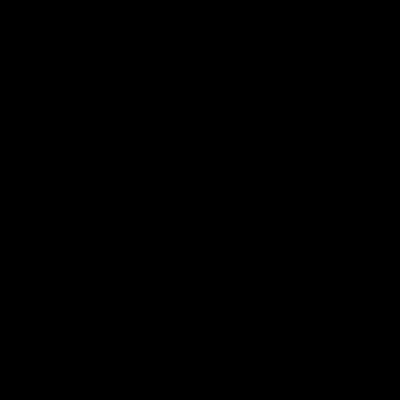
Frame 1 (no input)
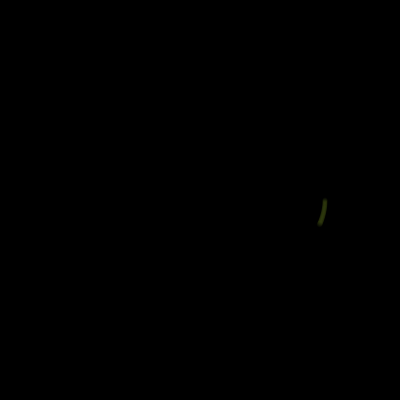
Frame 60 (the mouse pressed at the canvas centre just before this capture)
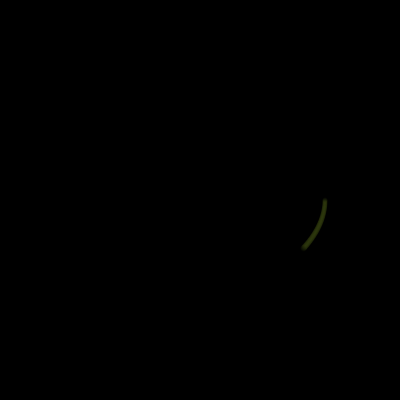
Frame 120 (the mouse held since frame 60 and released just before this capture)

The Processing sketch that drew these frames (run headless with seeded random() and noise(); from frame 60 on, the mouse is pressed at the canvas centre):

// Processing sketch: processing_133638
// ── processing_133638.pde

float r = 125;
float theta = 0;
float beta = 0;


void setup() {
  size(400, 400);
  background(0);
  smooth();
}

void draw() {
  float x = r * cos(theta/2); //polar to cartesian conversion
  float y = r * sin(theta/3);

  noStroke();
  fill(200+theta, 255, 50+theta, 5);
  ellipse(x+width/2, y+height/2, 5+beta, 5+beta);

  theta += 0.01; //increment angle
  beta += 0.01;
  
}
